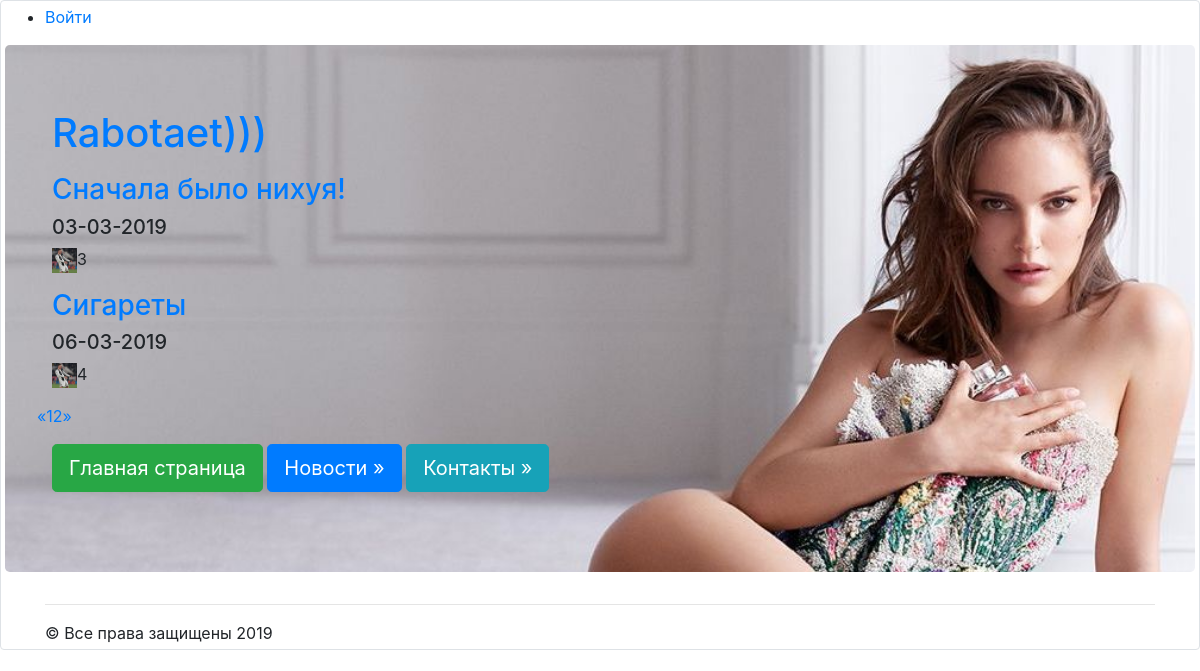
The page /news/ on the database as committed earlier.
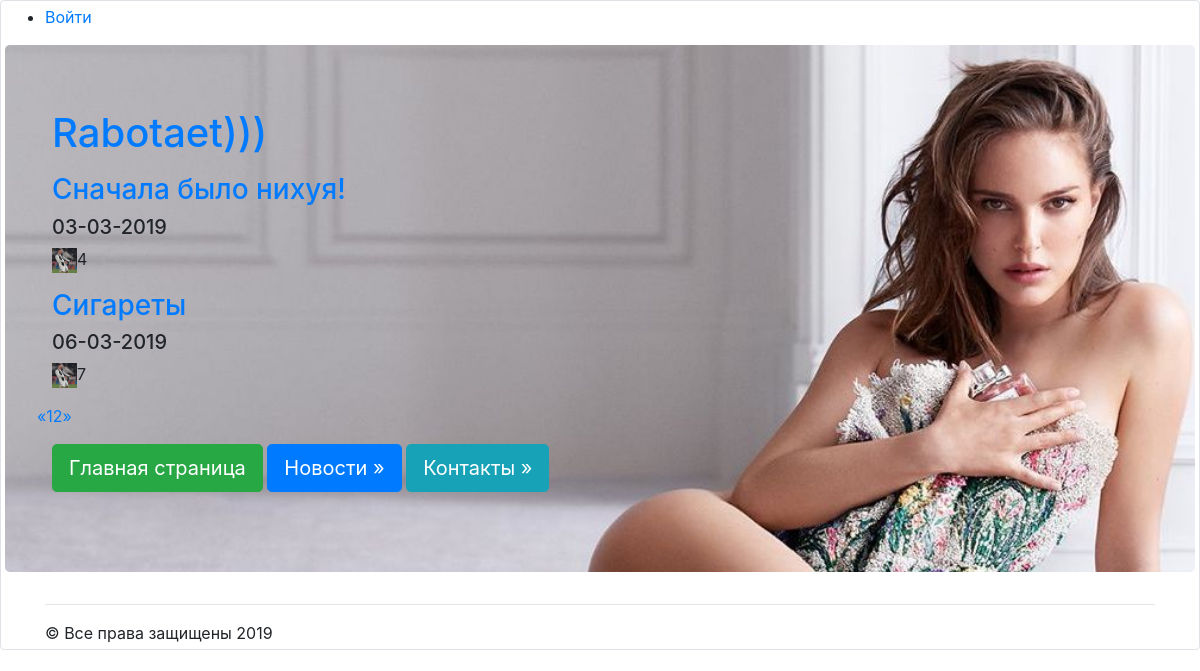
The same page on the database as committed later.
### news/models.py (models this page shows, shortened)
class Articles(models.Model):
    class Meta:
        db_table = 'article'
    title = models.CharField(max_length=100)
    body = models.TextField()
    date = models.DateTimeField()
    likes = models.IntegerField(default=0)

### news/views.py (the view)
# urls.py: path('', views.articles, name='articles'),
def articles(request, page_number=1):
    all_articles = Articles.objects.all()
    current_page = Paginator(all_articles, 2)
    return render_to_response('news/posts.html', {'articles': current_page.page(page_number), 'username': auth.get_user(request).username})

### news/templates/news/posts.html
{% extends 'mainApp/rapper.html' %}
{% load staticfiles %}
{% block content%}
    {% for post in articles %}
<a href="/news/{{post.id}}"> <h3>{{post.title}}</h3> </a>
<h5>{{post.date|date:"d-m-Y"}}</h5>
<p><a href="/news/{{ post.id }}/addLike/"> <img src="{% static 'mainApp/image/like.jpg' %}" width="25px" height="25px"></a>{{post.likes}}</p>
    {% endfor %}
   <div class="row">
        <div class="large-3 large-offset-5 columns">
            <ul class="pagination">
                {% if articles.has_previous %}
                    <li class="arrow"><a href="http://127.0.0.1:8000/news/page/{{ articles.previous_page_number }}/">&laquo;</a></li>
                {% else %}
                    <li class="arrow unavailable"><a href="">&laquo;</a></li>
                {% endif %}
                {% for page in articles.paginator.page_range %}
                    {% if page == articles.number %}
                        <li class="current"><a href="http://127.0.0.1:8000/news/page/{{ page }}/">{{ page }}</a></li>
                    {% else %}
                        <li><a href="http://127.0.0.1:8000/news/page/{{ page }}/">{{ page }}</a></li>
                    {% endif %}
                {% endfor %}
                {% if articles.has_next %}
                    <li class="arrow"><a href="http://127.0.0.1:8000/news/page/{{ articles.next_page_number }}/">&raquo;</a></li>
                {% else %}
                    <li class="arrow unavailable"><a href="">&raquo;</a></li>
                {% endif %}
            </ul>
        </div>
    </div>
{% endblock %}

### mainApp/templates/mainApp/rapper.html (shortened to what this page needs)
<!DOCTYPE html>
<html lang="en">
<head>
    {% load staticfiles %}
    <link rel="stylesheet", href="{% static 'css/bootstrap.min.css' %}", type="text/css">
        <link rel="stylesheet", href="{% static 'css/khghi.css' %}", type="text/css">
</head>
<body class="img-thumbnail">
<div class="top-bar">
    <section class="top-bar-section">
        <ul class="right">
            {% if username %}
            <li><a href="http://127.0.0.1:8000/auth/logout">{{ username }} Выйти</a> </li>
            {% else %}
            <li><a href="http://127.0.0.1:8000/auth/login">Войти</a> </li>
            {% endif %}
        </ul></section>
            </div>
  <div class="jumbotron">
    <div class="container">
      <h1>{% include "mainApp/include/some_html.html" %}</h1>
      {% block content %}
      {% endblock %}
      <p>
        <a href="/" class="btn btn-success btn-lg">Главная страница</a>
        <a href="/news" class="btn btn-primary btn-lg">Новости &raquo;</a>
        <a href="/contact" class="btn btn-info btn-lg">Контакты &raquo;</a>
      </p>
    </div>
  </div>
  <div class="container">
    <hr>
    &copy; Все права защищены 2019
  </div>
</body>
</html>

### mainApp/templates/mainApp/include/some_html.html
{% block content%}
<p><a href="/"> Rabotaet))) </a></p>
{% endblock %}

### mainApp/static/css/khghi.css (style rules this page uses)
.jumbotron { background: url(../mainApp/image/picture.png); background-repeat: no-repeat; background-size: cover; background-position: 50% 30%; }

Rows that differ between the two databases and show on the page:
changed Articles "Сначала было нихуя!": likes "3" → "4"
changed Articles "Сигареты": likes "4" → "7"
